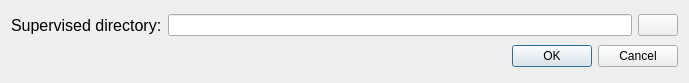
<?xml version="1.0" encoding="UTF-8"?>
<ui version="4.0">
 <class>SupervisedDirectoryDialog</class>
 <widget class="QDialog" name="SupervisedDirectoryDialog">
  <property name="geometry">
   <rect>
    <x>0</x>
    <y>0</y>
    <width>689</width>
    <height>83</height>
   </rect>
  </property>
  <property name="windowTitle">
   <string>Dialog</string>
  </property>
  <layout class="QVBoxLayout" name="verticalLayout">
   <item>
    <layout class="QHBoxLayout" name="horizontalLayout_2">
     <item>
      <widget class="QLabel" name="label">
       <property name="font">
        <font>
         <pointsize>12</pointsize>
         <weight>50</weight>
         <bold>false</bold>
        </font>
       </property>
       <property name="text">
        <string>Supervised directory:</string>
       </property>
       <property name="buddy">
        <cstring>lineEdit</cstring>
       </property>
      </widget>
     </item>
     <item>
      <widget class="QLineEdit" name="lineEdit"/>
     </item>
     <item>
      <widget class="QPushButton" name="pushButton">
       <property name="text">
        <string/>
       </property>
       <property name="icon">
        <iconset resource="resources.qrc">
         <normaloff>:/icons/open.png</normaloff>:/icons/open.png</iconset>
       </property>
      </widget>
     </item>
    </layout>
   </item>
   <item>
    <layout class="QHBoxLayout" name="horizontalLayout">
     <item>
      <spacer name="horizontalSpacer">
       <property name="orientation">
        <enum>Qt::Horizontal</enum>
       </property>
       <property name="sizeHint" stdset="0">
        <size>
         <width>40</width>
         <height>20</height>
        </size>
       </property>
      </spacer>
     </item>
     <item>
      <widget class="QDialogButtonBox" name="buttonBox">
       <property name="orientation">
        <enum>Qt::Horizontal</enum>
       </property>
       <property name="standardButtons">
        <set>QDialogButtonBox::Cancel|QDialogButtonBox::Ok</set>
       </property>
      </widget>
     </item>
    </layout>
   </item>
  </layout>
 </widget>
 <resources>
  <include location="resources.qrc"/>
 </resources>
 <connections>
  <connection>
   <sender>buttonBox</sender>
   <signal>accepted()</signal>
   <receiver>SupervisedDirectoryDialog</receiver>
   <slot>accept()</slot>
   <hints>
    <hint type="sourcelabel">
     <x>596</x>
     <y>72</y>
    </hint>
    <hint type="destinationlabel">
     <x>157</x>
     <y>82</y>
    </hint>
   </hints>
  </connection>
  <connection>
   <sender>buttonBox</sender>
   <signal>rejected()</signal>
   <receiver>SupervisedDirectoryDialog</receiver>
   <slot>reject()</slot>
   <hints>
    <hint type="sourcelabel">
     <x>664</x>
     <y>72</y>
    </hint>
    <hint type="destinationlabel">
     <x>286</x>
     <y>82</y>
    </hint>
   </hints>
  </connection>
 </connections>
</ui>
